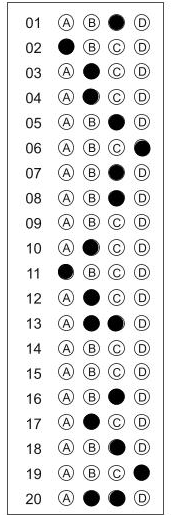
#> input picture test-images/img1.png, 174 x 515 px
$ python -i helper.py   (imports and definitions only)
#> lines starting #> are read from the running program, lines starting #| are printed output that depends on the picture
#> further down, picture is the input picture: shape (515, 174, 3); min 0, max 255, mean 227.4
import cv2
import matplotlib.pyplot as plt
import io
import base64

def preprocess(img):

    if len(img.shape) == 3:
        img = cv2.cvtColor(img, cv2.COLOR_BGR2GRAY)


    denoised = cv2.medianBlur(img, 3) #kernel 3 / 5 is used
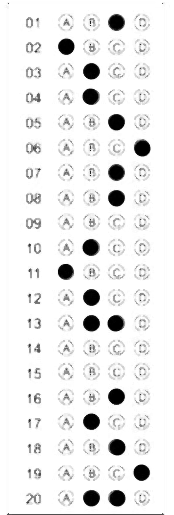
#> denoised: shape (515, 174); min 0, max 255, mean 236.2


    denoised = cv2.fastNlMeansDenoising(denoised, h=7, templateWindowSize=7, searchWindowSize=29)


    filtered = cv2.edgePreservingFilter(denoised, flags=1, sigma_s=60, sigma_r=0.4)
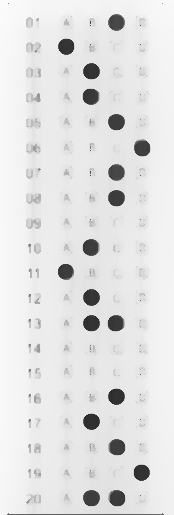
#> filtered: shape (515, 174); min 42, max 251, mean 225.9


    clahe = cv2.createCLAHE(clipLimit=4.0, tileGridSize=(8,8))
    if len(filtered.shape) == 3:
        filtered = cv2.cvtColor(filtered, cv2.COLOR_BGR2GRAY)
    enhanced = clahe.apply(filtered)
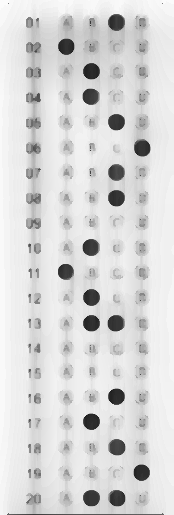
#> enhanced: shape (515, 174); min 31, max 252, mean 215.8

    return enhanced


def split_boxes(img, rows, cols):
    boxes = []
    h, w = img.shape
    row_height = h // rows
    col_width = w // cols
    for r in range(rows):
        for c in range(cols):
            box = img[r*row_height:(r+1)*row_height, c*col_width:(c+1)*col_width]
            boxes.append(box)
    return boxes

def draw_score(score, img):
    cv2.putText(img, f"Score: {score}%", (30, 50), cv2.FONT_HERSHEY_SIMPLEX, 1.5, (0, 0, 255), 1)
    return img

def generate_chart(num_correct, num_wrong, num_blank):

    labels = ['Correct', 'Wrong', 'Blank']
    values = [num_correct, num_wrong, num_blank]

    fig, ax = plt.subplots(figsize=(4,4))
    ax.pie(values, labels=labels, autopct='%1.1f%%', startangle=90, colors=["#4CAF50", "#F44336", "#FFC107"])
    ax.axis('equal')

    buf = io.BytesIO()
    plt.savefig(buf, format='png', bbox_inches='tight')
    plt.close(fig)
    buf.seek(0)
    chart_b64 = base64.b64encode(buf.read()).decode('utf-8')
    return chart_b64

>>> import cv2
>>> picture = cv2.imread('test-images/img1.png')
>>> result = preprocess(picture)

$ run again, on test-images/img2.png
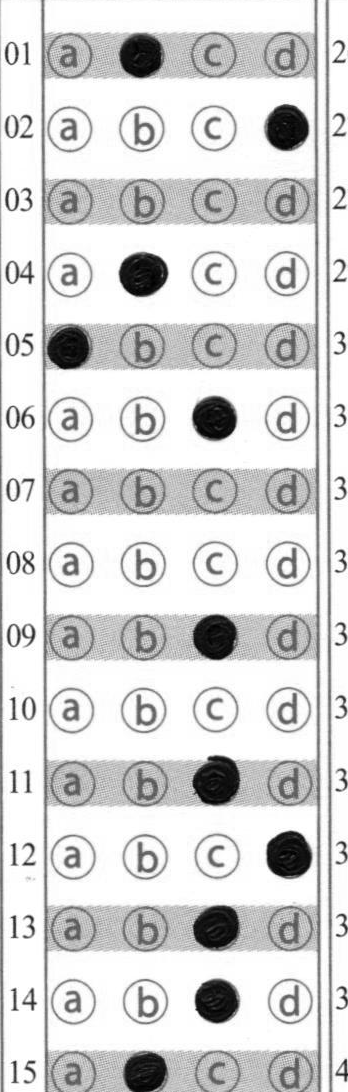
#> input picture test-images/img2.png, 348 x 1092 px
#> picture is the input picture: shape (1092, 348, 3); min 0, max 255, mean 213.3
#> in preprocess, `filtered = cv2.edgePreservingFilter(denoised, flags=1, sigma_s=60, sig..`:
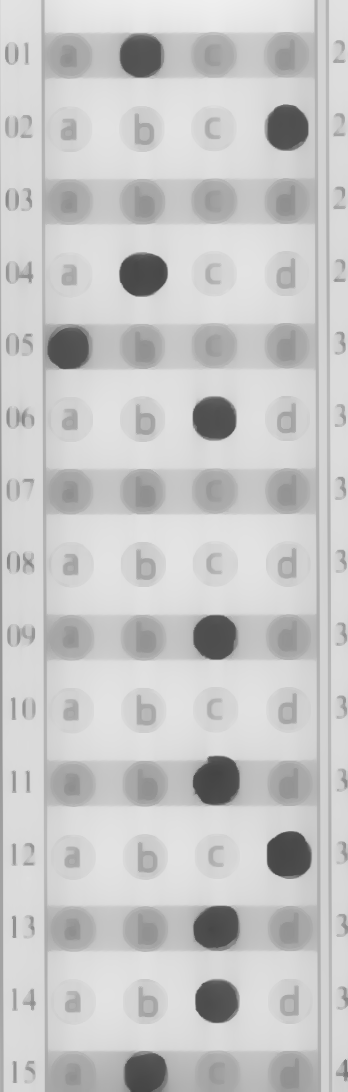
#> filtered: shape (1092, 348); min 67, max 239, mean 199
#> in preprocess, `enhanced = clahe.apply(filtered)`:
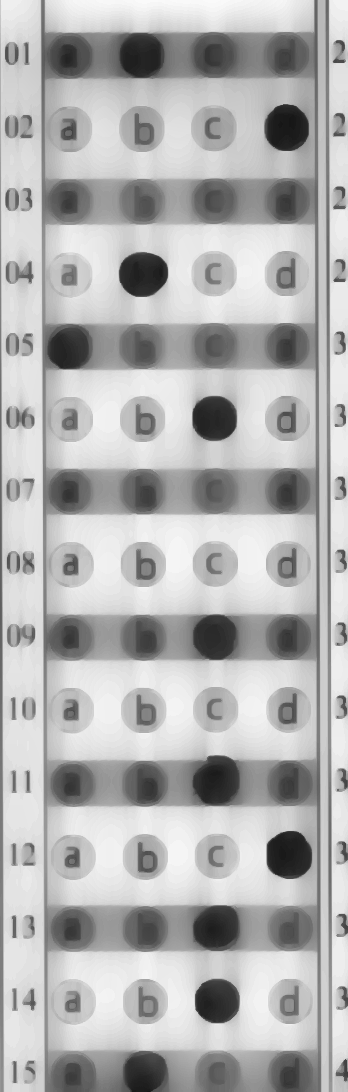
#> enhanced: shape (1092, 348); min 22, max 250, mean 178

$ run again, on test-images/img3.png
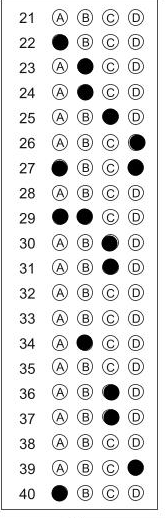
#> input picture test-images/img3.png, 165 x 518 px
#> picture is the input picture: shape (518, 165, 3); min 0, max 255, mean 227.5
#> in preprocess, `filtered = cv2.edgePreservingFilter(denoised, flags=1, sigma_s=60, sig..`:
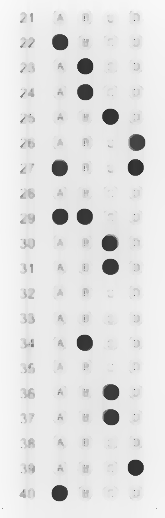
#> filtered: shape (518, 165); min 41, max 249, mean 226.1
#> in preprocess, `enhanced = clahe.apply(filtered)`:
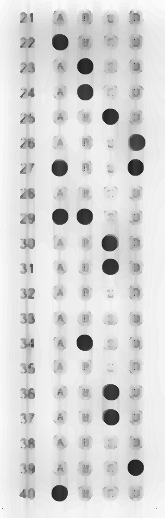
#> enhanced: shape (518, 165); min 28, max 251, mean 215.7

$ run again, on test-images/img4.png
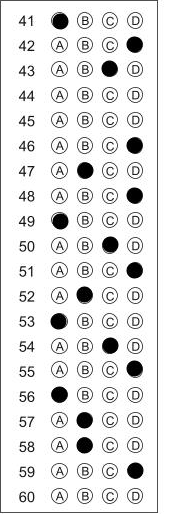
#> input picture test-images/img4.png, 172 x 514 px
#> picture is the input picture: shape (514, 172, 3); min 0, max 255, mean 227.7
#> in preprocess, `filtered = cv2.edgePreservingFilter(denoised, flags=1, sigma_s=60, sig..`:
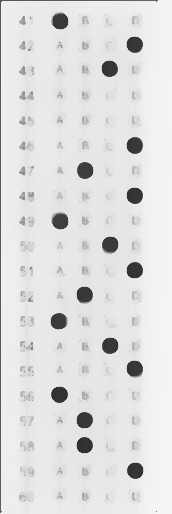
#> filtered: shape (514, 172); min 46, max 245, mean 223.3
#> in preprocess, `enhanced = clahe.apply(filtered)`:
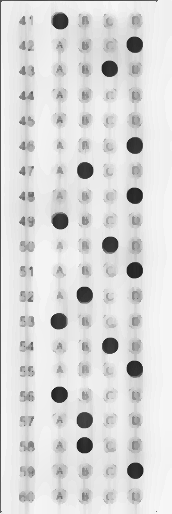
#> enhanced: shape (514, 172); min 30, max 247, mean 217.4
